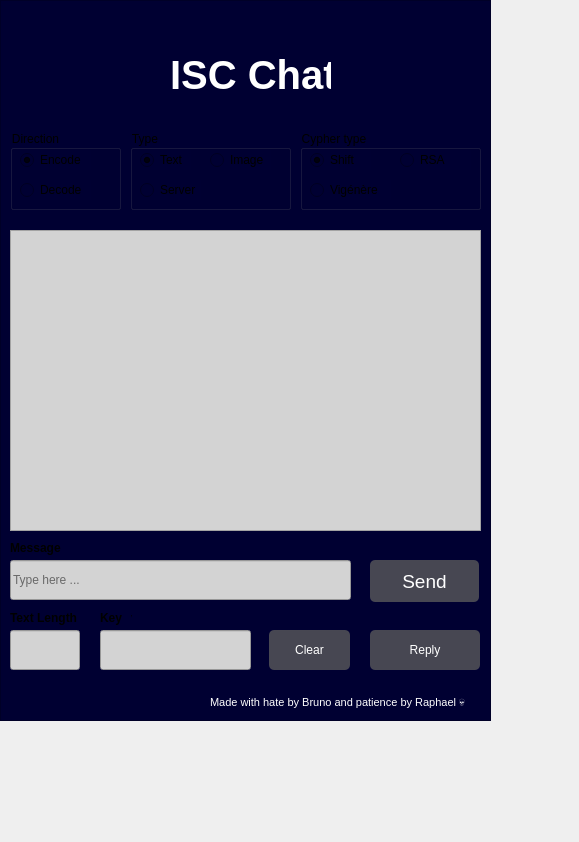
<?xml version="1.0" encoding="UTF-8"?>
<ui version="4.0">
 <class>Form</class>
 <widget class="QWidget" name="Form">
  <property name="geometry">
   <rect>
    <x>0</x>
    <y>0</y>
    <width>579</width>
    <height>842</height>
   </rect>
  </property>
  <property name="minimumSize">
   <size>
    <width>491</width>
    <height>661</height>
   </size>
  </property>
  <property name="windowTitle">
   <string>Form</string>
  </property>
  <widget class="QFrame" name="frame">
   <property name="geometry">
    <rect>
     <x>0</x>
     <y>0</y>
     <width>491</width>
     <height>721</height>
    </rect>
   </property>
   <property name="minimumSize">
    <size>
     <width>0</width>
     <height>0</height>
    </size>
   </property>
   <property name="maximumSize">
    <size>
     <width>16777215</width>
     <height>16777215</height>
    </size>
   </property>
   <property name="styleSheet">
    <string notr="true">background-color: rgb(0, 0, 50);  /* Light gray */
</string>
   </property>
   <property name="frameShape">
    <enum>QFrame::Shape::StyledPanel</enum>
   </property>
   <property name="frameShadow">
    <enum>QFrame::Shadow::Raised</enum>
   </property>
   <widget class="QPushButton" name="sendButton">
    <property name="geometry">
     <rect>
      <x>370</x>
      <y>560</y>
      <width>109</width>
      <height>42</height>
     </rect>
    </property>
    <property name="minimumSize">
     <size>
      <width>5</width>
      <height>0</height>
     </size>
    </property>
    <property name="font">
     <font>
      <family>Arial</family>
      <pointsize>14</pointsize>
      <italic>false</italic>
      <bold>false</bold>
     </font>
    </property>
    <property name="cursor">
     <cursorShape>SizeBDiagCursor</cursorShape>
    </property>
    <property name="toolTipDuration">
     <number>-10</number>
    </property>
    <property name="styleSheet">
     <string notr="true">color: rgb(255, 255, 255);
background-color: rgba(90, 90, 90, 200);
border: none;
border-radius: 5px;
font: 14pt &quot;Arial&quot;;</string>
    </property>
    <property name="text">
     <string>Send</string>
    </property>
   </widget>
   <widget class="QLabel" name="title">
    <property name="geometry">
     <rect>
      <x>170</x>
      <y>50</y>
      <width>161</width>
      <height>51</height>
     </rect>
    </property>
    <property name="font">
     <font>
      <pointsize>30</pointsize>
     </font>
    </property>
    <property name="cursor">
     <cursorShape>ArrowCursor</cursorShape>
    </property>
    <property name="text">
     <string>&lt;html&gt;&lt;head/&gt;&lt;body&gt;&lt;p align=&quot;center&quot;&gt;&lt;span style=&quot; font-weight:700; color:#ffffff;&quot;&gt;ISC Chat&lt;/span&gt;&lt;/p&gt;&lt;/body&gt;&lt;/html&gt;</string>
    </property>
   </widget>
   <widget class="QLabel" name="author">
    <property name="geometry">
     <rect>
      <x>210</x>
      <y>695</y>
      <width>271</width>
      <height>16</height>
     </rect>
    </property>
    <property name="text">
     <string>&lt;html&gt;&lt;head/&gt;&lt;body&gt;&lt;p&gt;&lt;span style=&quot; font-size:8pt; color:#ffffff;&quot;&gt;Made with hate by Bruno and patience by Raphael 💀&lt;/span&gt;&lt;/p&gt;&lt;/body&gt;&lt;/html&gt;</string>
    </property>
   </widget>
   <widget class="QLineEdit" name="messageField">
    <property name="geometry">
     <rect>
      <x>10</x>
      <y>560</y>
      <width>341</width>
      <height>40</height>
     </rect>
    </property>
    <property name="styleSheet">
     <string notr="true">background-color: lightgray;
    color: black; /* Optional: to set text color */</string>
    </property>
    <property name="placeholderText">
     <string>Type here ...</string>
    </property>
   </widget>
   <widget class="QGroupBox" name="groupBox">
    <property name="geometry">
     <rect>
      <x>10</x>
      <y>130</y>
      <width>111</width>
      <height>80</height>
     </rect>
    </property>
    <property name="title">
     <string>Direction</string>
    </property>
    <widget class="QRadioButton" name="encodeRadioButton">
     <property name="geometry">
      <rect>
       <x>10</x>
       <y>20</y>
       <width>71</width>
       <height>20</height>
      </rect>
     </property>
     <property name="text">
      <string>Encode</string>
     </property>
     <property name="checked">
      <bool>true</bool>
     </property>
     <property name="autoExclusive">
      <bool>true</bool>
     </property>
     <attribute name="buttonGroup">
      <string notr="true">direction</string>
     </attribute>
    </widget>
    <widget class="QRadioButton" name="decodeRadioButton">
     <property name="geometry">
      <rect>
       <x>10</x>
       <y>50</y>
       <width>71</width>
       <height>20</height>
      </rect>
     </property>
     <property name="text">
      <string>Decode</string>
     </property>
     <attribute name="buttonGroup">
      <string notr="true">direction</string>
     </attribute>
    </widget>
   </widget>
   <widget class="QGroupBox" name="groupBox_2">
    <property name="geometry">
     <rect>
      <x>130</x>
      <y>130</y>
      <width>161</width>
      <height>80</height>
     </rect>
    </property>
    <property name="title">
     <string>Type</string>
    </property>
    <widget class="QRadioButton" name="textRadioButton">
     <property name="geometry">
      <rect>
       <x>10</x>
       <y>20</y>
       <width>51</width>
       <height>20</height>
      </rect>
     </property>
     <property name="text">
      <string>Text</string>
     </property>
     <property name="checked">
      <bool>true</bool>
     </property>
     <attribute name="buttonGroup">
      <string notr="true">type</string>
     </attribute>
    </widget>
    <widget class="QRadioButton" name="serverRadioButton">
     <property name="geometry">
      <rect>
       <x>10</x>
       <y>50</y>
       <width>61</width>
       <height>20</height>
      </rect>
     </property>
     <property name="text">
      <string>Server</string>
     </property>
     <attribute name="buttonGroup">
      <string notr="true">type</string>
     </attribute>
    </widget>
    <widget class="QRadioButton" name="imageRadioButton">
     <property name="geometry">
      <rect>
       <x>80</x>
       <y>20</y>
       <width>61</width>
       <height>20</height>
      </rect>
     </property>
     <property name="text">
      <string>Image</string>
     </property>
     <attribute name="buttonGroup">
      <string notr="true">type</string>
     </attribute>
    </widget>
   </widget>
   <widget class="QGroupBox" name="groupBox_3">
    <property name="geometry">
     <rect>
      <x>300</x>
      <y>130</y>
      <width>181</width>
      <height>80</height>
     </rect>
    </property>
    <property name="title">
     <string>Cypher type</string>
    </property>
    <widget class="QRadioButton" name="shiftRadioButton">
     <property name="geometry">
      <rect>
       <x>10</x>
       <y>20</y>
       <width>61</width>
       <height>20</height>
      </rect>
     </property>
     <property name="text">
      <string>Shift</string>
     </property>
     <property name="checked">
      <bool>true</bool>
     </property>
     <attribute name="buttonGroup">
      <string notr="true">cypherType</string>
     </attribute>
    </widget>
    <widget class="QRadioButton" name="vigenereRadioButton">
     <property name="geometry">
      <rect>
       <x>10</x>
       <y>50</y>
       <width>81</width>
       <height>20</height>
      </rect>
     </property>
     <property name="text">
      <string>Vigénère</string>
     </property>
     <attribute name="buttonGroup">
      <string notr="true">cypherType</string>
     </attribute>
    </widget>
    <widget class="QRadioButton" name="rsaRadioButton">
     <property name="geometry">
      <rect>
       <x>100</x>
       <y>20</y>
       <width>71</width>
       <height>20</height>
      </rect>
     </property>
     <property name="text">
      <string>RSA</string>
     </property>
     <attribute name="buttonGroup">
      <string notr="true">cypherType</string>
     </attribute>
    </widget>
   </widget>
   <widget class="QLineEdit" name="text_LenField">
    <property name="geometry">
     <rect>
      <x>10</x>
      <y>630</y>
      <width>70</width>
      <height>40</height>
     </rect>
    </property>
    <property name="styleSheet">
     <string notr="true">background-color: lightgray;
    color: black; /* Optional: to set text color */</string>
    </property>
    <property name="placeholderText">
     <string/>
    </property>
   </widget>
   <widget class="QLabel" name="label">
    <property name="geometry">
     <rect>
      <x>10</x>
      <y>610</y>
      <width>91</width>
      <height>16</height>
     </rect>
    </property>
    <property name="font">
     <font>
      <bold>true</bold>
     </font>
    </property>
    <property name="text">
     <string>Text Length</string>
    </property>
   </widget>
   <widget class="QLabel" name="label_3">
    <property name="geometry">
     <rect>
      <x>10</x>
      <y>540</y>
      <width>91</width>
      <height>16</height>
     </rect>
    </property>
    <property name="font">
     <font>
      <bold>true</bold>
     </font>
    </property>
    <property name="text">
     <string>Message</string>
    </property>
   </widget>
   <widget class="QPushButton" name="replyButton">
    <property name="geometry">
     <rect>
      <x>370</x>
      <y>630</y>
      <width>110</width>
      <height>40</height>
     </rect>
    </property>
    <property name="autoFillBackground">
     <bool>false</bool>
    </property>
    <property name="styleSheet">
     <string notr="true">color: rgb(255, 255, 255);
border-color: qlineargradient(spread:pad, x1:0, y1:0, x2:1, y2:0, stop:0 rgba(0, 0, 0, 255), stop:1 rgba(255, 255, 255, 255));
background-color: rgba(90, 90, 90, 200);
border: none;
border-radius: 5px;
font: 14pt &quot;Arial&quot;;</string>
    </property>
    <property name="text">
     <string>Reply</string>
    </property>
    <property name="autoRepeatDelay">
     <number>297</number>
    </property>
    <property name="autoRepeatInterval">
     <number>97</number>
    </property>
   </widget>
   <widget class="QLineEdit" name="keyField">
    <property name="geometry">
     <rect>
      <x>100</x>
      <y>630</y>
      <width>151</width>
      <height>40</height>
     </rect>
    </property>
    <property name="styleSheet">
     <string notr="true">background-color: lightgray;
    color: black; /* Optional: to set text color */</string>
    </property>
    <property name="placeholderText">
     <string/>
    </property>
    <property name="clearButtonEnabled">
     <bool>false</bool>
    </property>
   </widget>
   <widget class="QTextEdit" name="sendandrec">
    <property name="geometry">
     <rect>
      <x>10</x>
      <y>230</y>
      <width>471</width>
      <height>301</height>
     </rect>
    </property>
    <property name="tabletTracking">
     <bool>false</bool>
    </property>
    <property name="styleSheet">
     <string notr="true">background-color: lightgray;
    color: black; /* Optional: to set text color */</string>
    </property>
    <property name="html">
     <string>&lt;!DOCTYPE HTML PUBLIC &quot;-//W3C//DTD HTML 4.0//EN&quot; &quot;http://www.w3.org/TR/REC-html40/strict.dtd&quot;&gt;
&lt;html&gt;&lt;head&gt;&lt;meta name=&quot;qrichtext&quot; content=&quot;1&quot; /&gt;&lt;meta charset=&quot;utf-8&quot; /&gt;&lt;style type=&quot;text/css&quot;&gt;
p, li { white-space: pre-wrap; }
hr { height: 1px; border-width: 0; }
li.unchecked::marker { content: &quot;\2610&quot;; }
li.checked::marker { content: &quot;\2612&quot;; }
&lt;/style&gt;&lt;/head&gt;&lt;body style=&quot; font-family:'Segoe UI'; font-size:9pt; font-weight:400; font-style:normal;&quot;&gt;
&lt;p style=&quot;-qt-paragraph-type:empty; margin-top:0px; margin-bottom:0px; margin-left:0px; margin-right:0px; -qt-block-indent:0; text-indent:0px;&quot;&gt;&lt;br /&gt;&lt;/p&gt;&lt;/body&gt;&lt;/html&gt;</string>
    </property>
   </widget>
   <widget class="QLabel" name="Logo">
    <property name="geometry">
     <rect>
      <x>20</x>
      <y>10</y>
      <width>181</width>
      <height>31</height>
     </rect>
    </property>
    <property name="sizePolicy">
     <sizepolicy hsizetype="Minimum" vsizetype="Fixed">
      <horstretch>0</horstretch>
      <verstretch>0</verstretch>
     </sizepolicy>
    </property>
    <property name="autoFillBackground">
     <bool>true</bool>
    </property>
    <property name="frameShape">
     <enum>QFrame::Shape::NoFrame</enum>
    </property>
    <property name="frameShadow">
     <enum>QFrame::Shadow::Plain</enum>
    </property>
    <property name="lineWidth">
     <number>0</number>
    </property>
    <property name="midLineWidth">
     <number>0</number>
    </property>
    <property name="text">
     <string/>
    </property>
    <property name="pixmap">
     <pixmap>ISC Logo .png</pixmap>
    </property>
    <property name="scaledContents">
     <bool>true</bool>
    </property>
    <property name="wordWrap">
     <bool>false</bool>
    </property>
    <property name="openExternalLinks">
     <bool>true</bool>
    </property>
    <property name="textInteractionFlags">
     <set>Qt::TextInteractionFlag::TextBrowserInteraction</set>
    </property>
   </widget>
   <widget class="QLabel" name="label_5">
    <property name="geometry">
     <rect>
      <x>110</x>
      <y>610</y>
      <width>31</width>
      <height>16</height>
     </rect>
    </property>
    <property name="font">
     <font>
      <bold>true</bold>
     </font>
    </property>
    <property name="text">
     <string>Key</string>
    </property>
   </widget>
   <widget class="QPushButton" name="clearButton">
    <property name="geometry">
     <rect>
      <x>269</x>
      <y>630</y>
      <width>81</width>
      <height>40</height>
     </rect>
    </property>
    <property name="autoFillBackground">
     <bool>false</bool>
    </property>
    <property name="styleSheet">
     <string notr="true">color: rgb(255, 255, 255);
border-color: qlineargradient(spread:pad, x1:0, y1:0, x2:1, y2:0, stop:0 rgba(0, 0, 0, 255), stop:1 rgba(255, 255, 255, 255));
background-color: rgba(90, 90, 90, 200);
border: none;
border-radius: 5px;
font: 14pt &quot;Arial&quot;;</string>
    </property>
    <property name="text">
     <string>Clear</string>
    </property>
    <property name="autoRepeatDelay">
     <number>297</number>
    </property>
    <property name="autoRepeatInterval">
     <number>97</number>
    </property>
   </widget>
   <widget class="QLabel" name="label_6">
    <property name="geometry">
     <rect>
      <x>100</x>
      <y>610</y>
      <width>31</width>
      <height>16</height>
     </rect>
    </property>
    <property name="font">
     <font>
      <bold>true</bold>
     </font>
    </property>
    <property name="text">
     <string>Key</string>
    </property>
   </widget>
   <zorder>sendandrec</zorder>
   <zorder>sendButton</zorder>
   <zorder>title</zorder>
   <zorder>author</zorder>
   <zorder>messageField</zorder>
   <zorder>groupBox</zorder>
   <zorder>groupBox_2</zorder>
   <zorder>groupBox_3</zorder>
   <zorder>text_LenField</zorder>
   <zorder>label</zorder>
   <zorder>label_3</zorder>
   <zorder>replyButton</zorder>
   <zorder>keyField</zorder>
   <zorder>Logo</zorder>
   <zorder>label_5</zorder>
   <zorder>clearButton</zorder>
   <zorder>label_6</zorder>
  </widget>
 </widget>
 <resources/>
 <connections/>
 <buttongroups>
  <buttongroup name="type"/>
  <buttongroup name="cypherType"/>
  <buttongroup name="direction"/>
 </buttongroups>
</ui>
